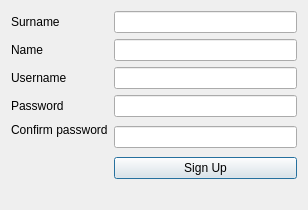
<?xml version="1.0" encoding="UTF-8"?>
<ui version="4.0">
 <class>Registration</class>
 <widget class="QDialog" name="Registration">
  <property name="geometry">
   <rect>
    <x>0</x>
    <y>0</y>
    <width>308</width>
    <height>202</height>
   </rect>
  </property>
  <property name="windowTitle">
   <string>Dialog</string>
  </property>
  <layout class="QGridLayout" name="gridLayout_2">
   <item row="0" column="0">
    <layout class="QVBoxLayout" name="verticalLayout">
     <item>
      <layout class="QGridLayout" name="gridLayout">
       <item row="0" column="1">
        <widget class="QLineEdit" name="secname"/>
       </item>
       <item row="1" column="1">
        <widget class="QLineEdit" name="name"/>
       </item>
       <item row="4" column="0">
        <widget class="QLabel" name="label_5">
         <property name="text">
          <string>Confirm password
</string>
         </property>
        </widget>
       </item>
       <item row="4" column="1">
        <widget class="QLineEdit" name="passw2">
         <property name="echoMode">
          <enum>QLineEdit::Password</enum>
         </property>
        </widget>
       </item>
       <item row="2" column="0">
        <widget class="QLabel" name="label_3">
         <property name="text">
          <string>Username</string>
         </property>
        </widget>
       </item>
       <item row="5" column="1">
        <widget class="QPushButton" name="pushButton">
         <property name="text">
          <string>Sign Up</string>
         </property>
        </widget>
       </item>
       <item row="3" column="0">
        <widget class="QLabel" name="label_4">
         <property name="text">
          <string>Password</string>
         </property>
        </widget>
       </item>
       <item row="1" column="0">
        <widget class="QLabel" name="label_2">
         <property name="text">
          <string>Name</string>
         </property>
        </widget>
       </item>
       <item row="2" column="1">
        <widget class="QLineEdit" name="login"/>
       </item>
       <item row="3" column="1">
        <widget class="QLineEdit" name="passw">
         <property name="autoFillBackground">
          <bool>false</bool>
         </property>
         <property name="echoMode">
          <enum>QLineEdit::Password</enum>
         </property>
        </widget>
       </item>
       <item row="0" column="0">
        <widget class="QLabel" name="label">
         <property name="text">
          <string>Surname</string>
         </property>
        </widget>
       </item>
      </layout>
     </item>
     <item>
      <widget class="QLabel" name="ErrorInf">
       <property name="text">
        <string/>
       </property>
      </widget>
     </item>
    </layout>
   </item>
  </layout>
 </widget>
 <resources/>
 <connections/>
</ui>
